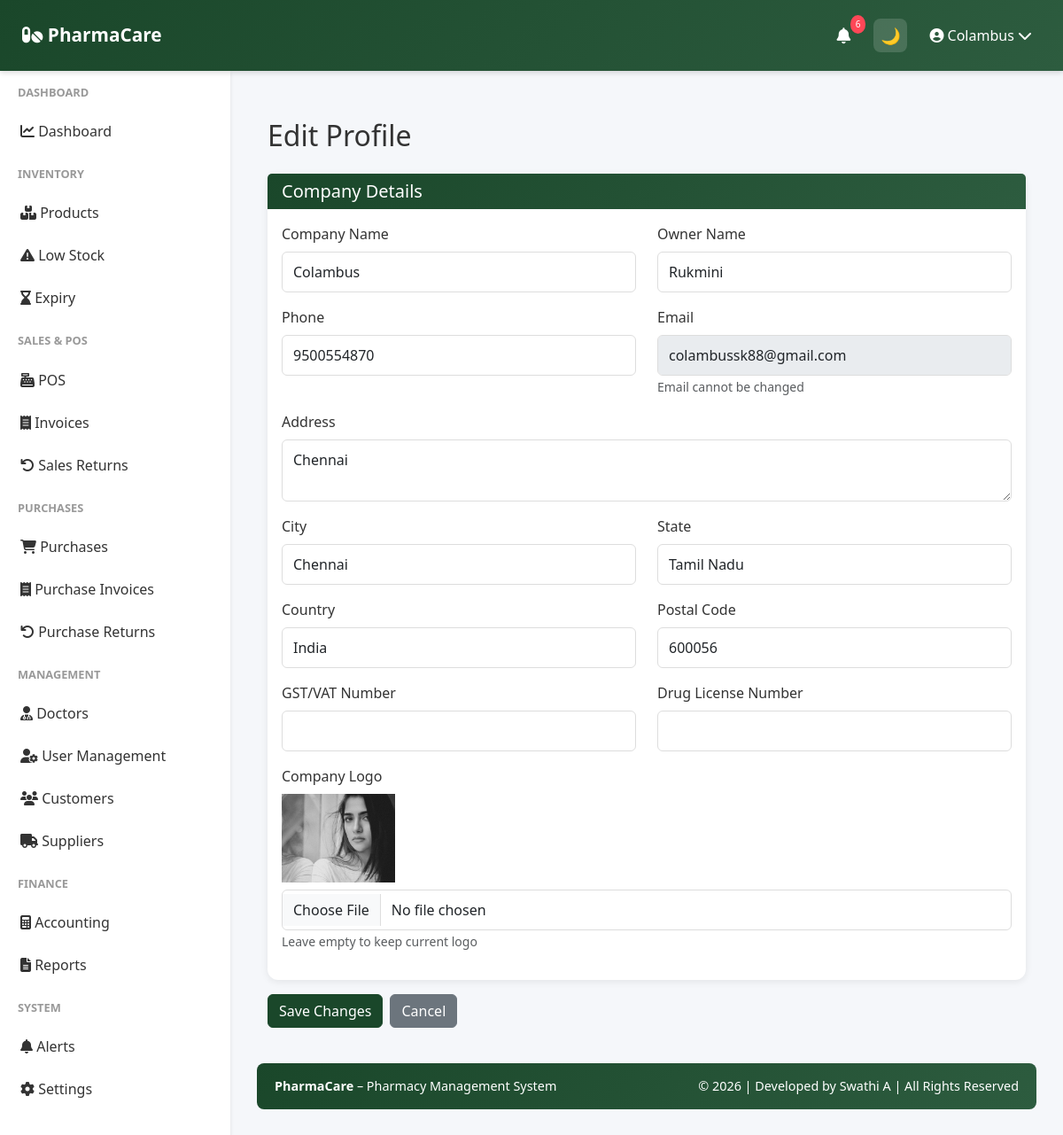
The app's page /profile/edit (signed in) with its own data.
### app/models.py (models this page shows, shortened)
class User(UserMixin, db.Model):
    __tablename__ = 'user'
    id = db.Column(db.Integer, primary_key=True)
    company_id = db.Column(db.Integer, db.ForeignKey('company.id'), nullable=False)
    role = db.Column(db.String(20), default='manager')
    username = db.Column(db.String(255), unique=True, nullable=False)
    password_hash = db.Column(db.String(255), nullable=False)
    is_active = db.Column(db.Boolean, default=True)
    last_login = db.Column(db.DateTime)
    created_date = db.Column(db.DateTime, default=datetime.utcnow)
    updated_date = db.Column(db.DateTime, default=datetime.utcnow, onupdate=datetime.utcnow)
    company = db.relationship('Company', back_populates='user')

class Company(db.Model):
    __tablename__ = 'company'
    id = db.Column(db.Integer, primary_key=True)
    company_id = db.Column(db.String(36), unique=True, default=lambda: str(uuid.uuid4()))
    company_name = db.Column(db.String(255), nullable=False)
    owner_name = db.Column(db.String(255), nullable=False)
    email = db.Column(db.String(255), unique=True, nullable=False)
    phone = db.Column(db.String(20), nullable=False)
    address = db.Column(db.String(500), nullable=False)
    city = db.Column(db.String(100), nullable=False)
    state = db.Column(db.String(100), nullable=False)
    country = db.Column(db.String(100), nullable=False)
    postal_code = db.Column(db.String(20), nullable=False)
    gst_number = db.Column(db.String(50), unique=True)
    drug_license_number = db.Column(db.String(100), unique=True)
    logo_path = db.Column(db.String(500))
    is_active = db.Column(db.Boolean, default=True)
    created_date = db.Column(db.DateTime, default=datetime.utcnow)
    updated_date = db.Column(db.DateTime, default=datetime.utcnow, onupdate=datetime.utcnow)
    user = db.relationship('User', back_populates='company', uselist=False, cascade='all, delete-orphan')
    products = db.relationship('Product', back_populates='company', cascade='all, delete-orphan')
    sales = db.relationship('Sale', back_populates='company', cascade='all, delete-orphan')
    purchases = db.relationship('Purchase', back_populates='company', cascade='all, delete-orphan')
    customers = db.relationship('Customer', back_populates='company', cascade='all, delete-orphan')
    suppliers = db.relationship('Supplier', back_populates='company', cascade='all, delete-orphan')
    expenses = db.relationship('Expense', back_populates='company', cascade='all, delete-orphan')
    alerts = db.relationship('Alert', back_populates='company', cascade='all, delete-orphan')

### app/routes/auth.py (the view, shortened to what this page needs)
@auth_bp.route('/profile/edit', methods=['GET','POST'])
@login_required
def edit_profile():
    company = current_user.company
    return render_template('edit_profile.html', company=company)

### app/templates/edit_profile.html (shortened to what this page needs)
{% extends "base.html" %}
{% block content %}
<div class="container mt-4">
    <h2 class="mb-4">Edit Profile</h2>
    <form method="POST" enctype="multipart/form-data">
        <div class="card">
            <div class="card-header">
                <h5 class="mb-0">Company Details</h5>
            </div>
            <div class="card-body">
                <div class="row">
                    <div class="col-md-6 mb-3">
                        <label for="company_name" class="form-label">Company Name</label>
                        <input type="text" class="form-control" id="company_name" name="company_name" value="{{ company.company_name }}" required>
                    </div>
                    <div class="col-md-6 mb-3">
                        <label for="owner_name" class="form-label">Owner Name</label>
                        <input type="text" class="form-control" id="owner_name" name="owner_name" value="{{ company.owner_name }}" required>
                    </div>
                </div>
                <div class="row">
                    <div class="col-md-6 mb-3">
                        <label for="phone" class="form-label">Phone</label>
                        <input type="tel" class="form-control" id="phone" name="phone" value="{{ company.phone }}" required>
                    </div>
                    <div class="col-md-6 mb-3">
                        <label for="email" class="form-label">Email</label>
                        <input type="email" class="form-control" id="email" name="email" value="{{ company.email }}" disabled>
                        <small class="text-muted">Email cannot be changed</small>
                    </div>
                </div>
                <div class="mb-3">
                    <label for="address" class="form-label">Address</label>
                    <textarea class="form-control" id="address" name="address" rows="2" required>{{ company.address }}</textarea>
                </div>
                <div class="row">
                    <div class="col-md-6 mb-3">
                        <label for="city" class="form-label">City</label>
                        <input type="text" class="form-control" id="city" name="city" value="{{ company.city }}" required>
                    </div>
                    <div class="col-md-6 mb-3">
                        <label for="state" class="form-label">State</label>
                        <input type="text" class="form-control" id="state" name="state" value="{{ company.state }}" required>
                    </div>
                </div>
                <div class="row">
                    <div class="col-md-6 mb-3">
                        <label for="country" class="form-label">Country</label>
                        <input type="text" class="form-control" id="country" name="country" value="{{ company.country }}" required>
                    </div>
                    <div class="col-md-6 mb-3">
                        <label for="postal_code" class="form-label">Postal Code</label>
                        <input type="text" class="form-control" id="postal_code" name="postal_code" value="{{ company.postal_code }}" required>
                    </div>
                </div>
                <div class="row">
                    <div class="col-md-6 mb-3">
                        <label for="gst_number" class="form-label">GST/VAT Number</label>
                        <input type="text" class="form-control" id="gst_number" name="gst_number" value="{{ company.gst_number or '' }}">
                    </div>
                    <div class="col-md-6 mb-3">
                        <label for="drug_license_number" class="form-label">Drug License Number</label>
                        <input type="text" class="form-control" id="drug_license_number" name="drug_license_number" value="{{ company.drug_license_number or '' }}">
                    </div>
                </div>
                <div class="mb-3">
                    <label for="logo" class="form-label">Company Logo</label>
                    {% if company.logo_path %}
                    <div class="mb-2">
                        <img src="{{ url_for('static', filename=company.logo_path) }}" alt="Logo" style="max-height: 100px;">
                    </div>
                    {% endif %}
                    <input type="file" class="form-control" id="logo" name="logo" accept="image/*">
                    <small class="text-muted">Leave empty to keep current logo</small>
                </div>
            </div>
        </div>
        <div class="mt-3 d-flex gap-2">
            <button type="submit" class="btn btn-primary">Save Changes</button>
            <a href="{{ url_for('auth.profile') }}" class="btn btn-secondary">Cancel</a>
        </div>
    </form>
</div>
{% endblock %}

### app/templates/base.html (shortened to what this page needs)
<!doctype html>
<html lang="en" data-theme="light">
  <head>
    <link
      href="https://cdn.jsdelivr.net/npm/bootstrap@5.3.0/dist/css/bootstrap.min.css"
      rel="stylesheet"
    />
    <link
      rel="stylesheet"
      href="https://cdnjs.cloudflare.com/ajax/libs/font-awesome/6.4.0/css/all.min.css"
    />
  </head>
  <body>
   <nav class="navbar">
  <a class="navbar-brand" href="{{ url_for('dashboard.dashboard') }}">
    <i class="fas fa-pills"></i> PharmaCare
  </a>
  <div class="navbar-right">
    <div class="nav-icon dropdown">
      <a href="#" data-bs-toggle="dropdown">
        <i class="fas fa-bell"></i>
        <span id="alert-badge" class="notification-badge">3</span>
      </a>
    </div>
    <button id="themeToggle" class="nav-icon">
      🌙
    </button>
    <div class="user-menu-navbar dropdown">
      <a href="#" data-bs-toggle="dropdown">
        <i class="fas fa-user-circle"></i>
        {{ current_user.username }}
        <i class="fas fa-chevron-down"></i>
      </a>
    </div>
  </div>
</nav>
    {% if current_user.is_authenticated %}
    <div class="sidebar">
      <nav class="nav flex-column">
        {% if current_user.company and current_user.company.company_name ==
        'Platform Admin' %}
        <div class="nav-section-title">Admin</div>
        <a
          class="nav-link {% if 'admin/companies' in request.path %}active{% endif %}"
          href="{{ url_for('admin.companies_list') }}"
        >
          <i class="fas fa-building"></i> Companies
        </a>
        <a class="nav-link" href="{{ url_for('auth.profile') }}">
          <i class="fas fa-cog"></i> Settings
        </a>
        {% else %}
        <div class="nav-section-title">Dashboard</div>
        <a
          class="nav-link {% if request.endpoint == 'dashboard.dashboard' %}active{% endif %}"
          href="{{ url_for('dashboard.dashboard') }}"
        >
          <i class="fas fa-chart-line"></i> Dashboard
        </a>
        <div class="nav-section-title">Inventory</div>
        <a
          class="nav-link {% if 'inventory' in request.path %}active{% endif %}"
          href="{{ url_for('inventory.products_list') }}"
        >
          <i class="fas fa-boxes"></i> Products
        </a>
        <a
          class="nav-link {% if request.endpoint == 'inventory.low_stock_report' %}active{% endif %}"
          href="{{ url_for('inventory.low_stock_report') }}"
        >
          <i class="fas fa-exclamation-triangle"></i> Low Stock
        </a>
        <a
          class="nav-link {% if request.endpoint == 'inventory.expiry_report' %}active{% endif %}"
          href="{{ url_for('inventory.expiry_report') }}"
        >
          <i class="fas fa-hourglass-end"></i> Expiry
        </a>
        <div class="nav-section-title">Sales & POS</div>
        <a
          class="nav-link {% if request.endpoint == 'sales.pos' %}active{% endif %}"
          href="{{ url_for('sales.pos') }}"
        >
          <i class="fas fa-cash-register"></i> POS
        </a>
        <a
          class="nav-link {% if 'invoices' in request.path %}active{% endif %}"
          href="{{ url_for('sales.invoices_list') }}"
        >
          <i class="fas fa-receipt"></i> Invoices
        </a>
        <a
          class="nav-link {% if request.endpoint == 'sales.sales_returns_list' %}active{% endif %}"
          href="{{ url_for('sales.sales_returns_list') }}"
        >
          <i class="fas fa-undo"></i> Sales Returns
        </a>
<div class="nav-section-title">Purchases</div>
<a
  class="nav-link {% if request.endpoint == 'purchases.purchases_list' %}active{% endif %}"
  href="{{ url_for('purchases.purchases_list') }}"
>
  <i class="fas fa-shopping-cart"></i> Purchases
</a>
<a
  class="nav-link {% if 'purchases' in request.path %}active{% endif %}"
  href="{{ url_for('purchases.purchases_list') }}"
>
  <i class="fas fa-receipt"></i> Purchase Invoices
</a>
<a
  class="nav-link {% if request.endpoint == 'purchases.returns_list' %}active{% endif %}"
  href="{{ url_for('purchases.returns_list') }}"
>
  <i class="fas fa-undo"></i> Purchase Returns
</a>
        <div class="nav-section-title">Management</div>
        <a
          class="nav-link {% if 'doctors' in request.path %}active{% endif %}"
          href="{{ url_for('doctors.doctors_list') }}"
        >
          <i class="fas fa-user-md"></i> Doctors
        </a>
        {% if current_user.role == 'owner' %}
        <a
          class="nav-link {% if 'users' in request.path %}active{% endif %}"
          href="{{ url_for('users.users_list') }}"
        >
          <i class="fas fa-user-cog"></i> User Management
        </a>
        {% endif %}
        <a
          class="nav-link {% if 'customers' in request.path %}active{% endif %}"
          href="{{ url_for('customers.customers_list') }}"
        >
          <i class="fas fa-users"></i> Customers
        </a>
        <a
          class="nav-link {% if 'suppliers' in request.path %}active{% endif %}"
          href="{{ url_for('suppliers.suppliers_list') }}"
        >
          <i class="fas fa-truck"></i> Suppliers
        </a>
        <div class="nav-section-title">Finance</div>
        <a
          class="nav-link {% if 'accounting' in request.path %}active{% endif %}"
          href="{{ url_for('accounting.accounting_dashboard') }}"
        >
          <i class="fas fa-calculator"></i> Accounting
        </a>
        <a
          class="nav-link {% if 'reports' in request.path %}active{% endif %}"
          href="{{ url_for('reports.reports_home') }}"
        >
          <i class="fas fa-file-alt"></i> Reports
        </a>
        <div class="nav-section-title">System</div>
        <a
          class="nav-link {% if request.endpoint == 'alerts.alerts' %}active{% endif %}"
          href="{{ url_for('alerts.alerts') }}"
        >
          <i class="fas fa-bell"></i> Alerts
        </a>
        <a class="nav-link" href="{{ url_for('auth.profile') }}">
          <i class="fas fa-cog"></i> Settings
        </a>
        {% endif %}
      </nav>
    </div>
    {% endif %}
    <div
      class="{% if current_user.is_authenticated %}main-content{% else %}auth-page{% endif %}"
    >
       {% block content %}{% endblock %}
      <footer class="footer text-center">
        <div class="row">
          <div class="col-md-6 text-md-start">
            <strong>PharmaCare</strong> – Pharmacy Management System
          </div>
          <div class="col-md-6 text-md-end">
            © 2026 | Developed by Swathi A | All Rights Reserved
          </div>
        </div>
      </footer>
    </div>
  </body>
</html>

### records on screen
User: username "Colambus"
Company: company_name "Colambus", owner_name "Rukmini", phone "9500554870", email "colambussk88@gmail.com", address "Chennai", city "Chennai", state "Tamil Nadu", country "India", postal_code "600056", logo_path (picture)
